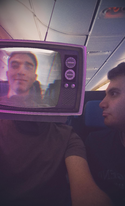
%> input picture Me.png, 125 x 206 px, shrunk from 1080 x 1776 before the run
$ octave Iterative_edge_aware_filtering.m   (GNU Octave 9; MATLAB toolbox functions it lacks are replaced by stand-ins)
%> lines starting %> are read from the running program, lines starting %| are printed output that depends on the picture; in (x1, y1, x2, y2) boxes, pixels count from 0 and x2, y2 are one past the last pixel; in counts of white or black regions, pixels touching at a corner belong together; the program's own positions count from 1
### H_horizon.m
function y = H_horizon(image_filter,W)

Size=size(image_filter);

Height=Size(1);
Width=Size(2);
y=zeros(Height,Width,2*W+1);
sigma=0.5;

pi_hat=zeros(Height,Width);
pi_horizon=zeros(Height,Width,2*W+1);

for j=1:Width-1
    for i=1:Height
        rgb1=zeros(3);
        rgb2=zeros(3);
        for c=1:3
            rgb1(c)=image_filter(i,j,c);
            rgb2(c)=image_filter(i,j+1,c);
        end

        pi_hat(i,j)=inv(1+ power(norm( ( rgb1 - rgb2 )/sigma),2) );
    end
end
pi_hat(i,Width)=0.001;

for i=1:Height
    for j=1:Width
        for n=max(1,j-2*W-1):min(Width,j+2*W+1)
            if(  j==n )
                pi_horizon(i,j,W+1)=1;
            elseif(  abs(j-n) <= W ) %in a row
                temp=1;
                for k=j:n
                    temp=temp*pi_hat(i,k);
                end
                pi_horizon(i,j, W + (n-j) + 1 )=temp;
            end
        end
    end
end
for i=1:Height
    for j=1:Width
        for k=1:2*W+1
            y(i,j,k)=pi_horizon(i,j,k)/sum(pi_horizon(i,j,:));
        end
    end
end

### H_vertical.m
function y = H_vertical(image_filter,W)

Size=size(image_filter);

Height=Size(1);
Width=Size(2);
y=zeros(Height,Width,2*W+1);
sigma=0.5;

pi_hat=zeros(Height,Width);
pi_vertical=zeros(Height,Width,2*W+1);


for i=1:Height-1
    for j=1:Width
        rgb1=zeros(3);
        rgb2=zeros(3);
        for c=1:3
            rgb1(c)=image_filter(i,j,c);
            rgb2(c)=image_filter(i+1,j,c);
        end

        pi_hat(i,j)=inv(1+ power(norm( ( rgb1 - rgb2 )/sigma),2) );
    end
end

pi_hat(Height,j)=0.001;

for j=1:Width
    for i=1:Height
        for m=max(1,i-2*W-1):min(Height,i+2*W+1)
            if i==m
                pi_vertical(i,j,W+1)=1;
            elseif(  abs(i-m) <= W ) %in a row
                temp=1;
                for k=i:m
                    temp=temp*pi_hat(k,j);
                end
                pi_vertical(i,j, W + (m-i) + 1 )=temp;
            end
        end
    end
end
for i=1:Height
    for j=1:Width
        for k=1:2*W+1
        y(i,j,k)=pi_vertical(i,j,k)/sum(pi_vertical(i,j,:));
        end
    end
end

### Iterative_edge_aware_filtering.m

clc
clear

L_img = im2double(imread('Me.png'));
H_img = im2double(imread('Clock.png'));
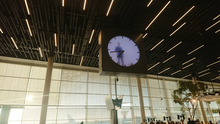
%> input picture Clock.png, 220 x 124 px, shrunk from 1900 x 1068 before the run

image_filter=L_img;
Image=L_img;

W=10;
Lambda=1;


% [75 lines of commented-out code are left out]

W1=5;
W2=10;
W3=20;
h_horizon1=H_horizon(image_filter,W1);
%> after the loop in H_horizon, `for j=1:Width-1`:
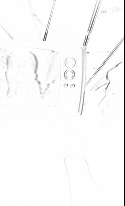
%> pi_hat: size 206x125 double; min 0, max 1, mean 0.979
%> after the loop in H_horizon, `for j=1:Width-1`: rgb1 = [0.122 0 0; 0.122 0 0; 0.169 0 0]
%> in H_horizon, `pi_hat(i,Width)=0.001;`: pi_hat: size 206x125 double; under 0.01% of pixels changed, all inside (x1, y1, x2, y2) = (124, 205, 125, 206)
%> after the loop in H_horizon, `for i=1:Height`: temp = 1
h_vertical1=H_vertical(image_filter,W1);
%> after the loop in H_vertical, `for i=1:Height-1`:
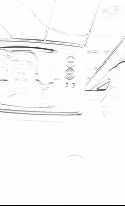
%> pi_hat: size 206x125 double; min 0, max 1, mean 0.977
h_horizon2=H_horizon(image_filter,W2);
h_vertical2=H_vertical(image_filter,W2);
%> (the run ends here)
